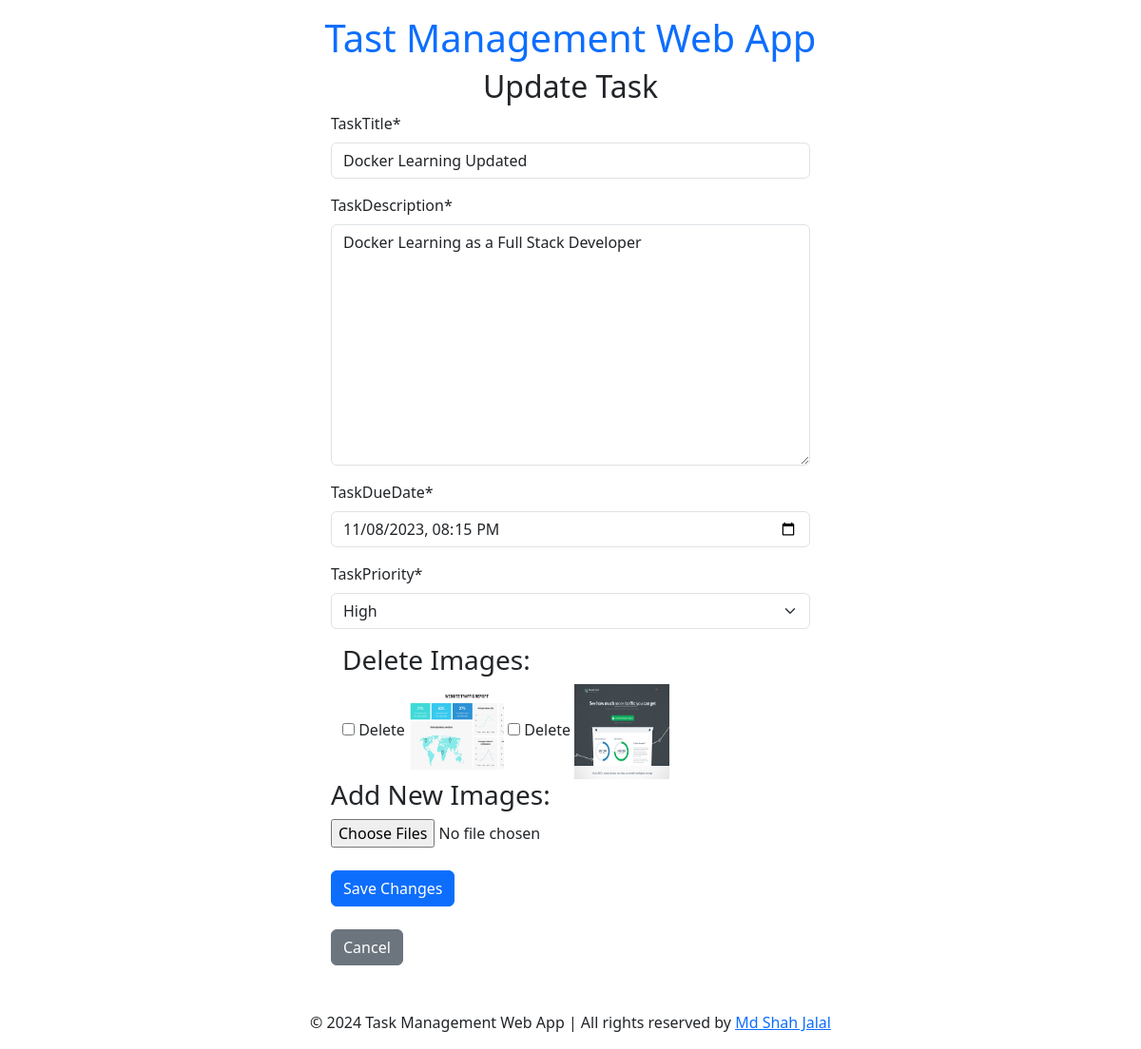
Page /task/2/update/ (signed in) on the committed database.
### todoapp/models.py (models this page shows, shortened)
class TaskModel(models.Model):
    user = models.ForeignKey(User, on_delete=models.CASCADE, default=1)
    taskTitle = models.CharField(max_length=100)
    taskDescription = models.TextField()
    is_completed = models.BooleanField(default=False)
    taskDueDate = models.DateTimeField(default=timezone.now)
    taskPriority = models.CharField(max_length=20, choices=[
        ('low', 'Low'),
        ('medium', 'Medium'),
        ('high', 'High'),
    ])
    images = models.ManyToManyField('Photo', related_name='tasks', blank=True)
    created_at = models.DateTimeField(default=timezone.now)  # Use timezone.now to set the current timestamp
    updated_at = models.DateTimeField(auto_now=True)  # This field will automatically update on every save

class Photo(models.Model):
    image = models.ImageField(upload_to='todoapp/static/todoapp')

### todoapp/views.py (the view)
# urls.py: path('task/<int:task_id>/update/', update_task, name='update_task'),
@login_required
def update_task(request, task_id):
    task = TaskModel.objects.get(pk=task_id)
    if task.is_completed:
       return redirect('forbidden_task')
    user_timezone = request.session.get('user_timezone', 'UTC')
    if request.method == 'POST':
        form = TaskForm(request.POST, request.FILES, instance=task)
        if form.is_valid():
            if 'delete_images' in request.POST:
                images_to_delete = request.POST.getlist('delete_images')
                for image_id in images_to_delete:
                    image = Photo.objects.get(id=image_id)
                    default_storage.delete(image.image.name)
                    image.delete()
            for image in request.FILES.getlist('new_images'):
                photo = Photo(image=image)
                photo.save()
                task.images.add(photo)
            task = form.save()
            return redirect('show_tasks')
    else:
        form = TaskForm(instance=task)
    return render(request, 'update_task.html', {'form': form, 'task': task, 'user_timezone': user_timezone})

### todoapp/forms.py
class TaskForm(forms.ModelForm):
    class Meta:
        model = TaskModel
        fields = ('taskTitle', 'taskDescription', 'taskDueDate', 'taskPriority')
        widgets = {
            'taskDueDate': forms.DateTimeInput(attrs={'type': 'datetime-local'}, format='%Y-%m-%dT%H:%M'),
            }

### todoapp/templates/update_task.html (shortened to what this page needs)
{% extends 'base.html' %}
{% load static %}
{% load crispy_forms_tags %}
{% block content %}
    <div class="w-50 mx-auto px-5">
        <h2 class="text-center">Update Task</h2>
        <form method="post" enctype="multipart/form-data">
            {{ form|crispy }}
            <div class="container">
                {% if task.images.exists %}
                    <h3>Delete Images:</h3>
                    <div class="row gap-2">
                        <div class="col lg:col-3">
                            {% for photo in task.images.all %}
                                <label for="delete_{{ photo.id }}">
                                    <input type="checkbox" name="delete_images" id="delete_{{ photo.id }}" value="{{ photo.id }}"> Delete
                                    <img width="100" height="100" src="{{ photo.image.url }}" alt="task image">
                                </label>
                            {% endfor %}
                        </div>
                    </div>
                {% endif %}
            </div>
            <h3>Add New Images:</h3>
            <input type="file" name="new_images" accept="image/*" multiple>
            <br> <br>
            <button type="submit" class="btn btn-primary">Save Changes</button>
        </form>
        <br>
        <a href="{% url 'task_details' task.id %}" class="btn btn-secondary">Cancel</a>
    </div>
{% endblock %}

### rows in the picture
TaskModel: taskTitle "Docker Learning Updated", taskDescription "Docker Learning as a Full Stack Developer", taskDueDate "11/08/2023 20:15", taskPriority "High"
Photo: image (picture)
Photo: image (picture)
